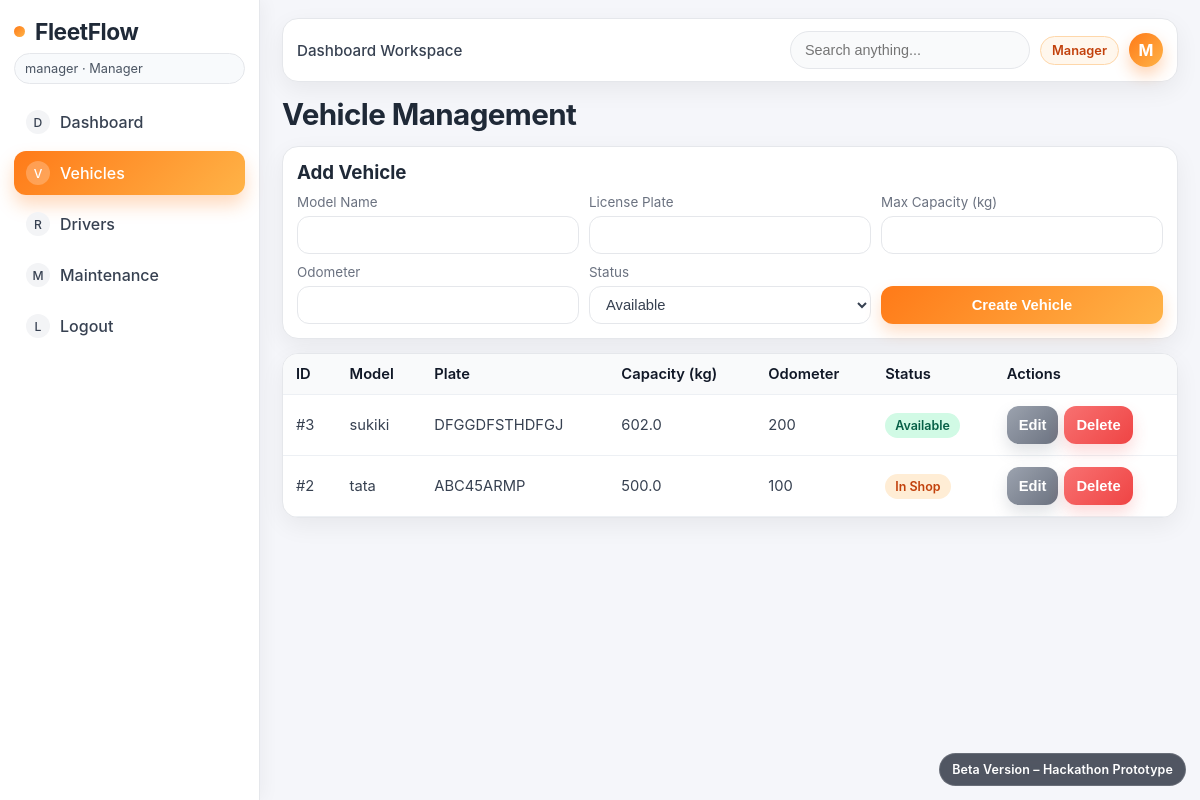
The page /vehicles (signed in) on the database its author committed.
### tables this page shows
CREATE TABLE vehicles (
    id INTEGER PRIMARY KEY AUTOINCREMENT,
    model_name TEXT NOT NULL,
    license_plate TEXT NOT NULL UNIQUE,
    max_capacity_kg REAL NOT NULL CHECK (max_capacity_kg > 0),
    odometer INTEGER NOT NULL CHECK (odometer >= 0),
    status TEXT NOT NULL CHECK (status IN ('Available', 'On Trip', 'In Shop'))
);

### app.py (the view, shortened to what this page needs)
@app.route("/vehicles", methods=["GET", "POST"])
@roles_required("Manager")
def vehicles():
    with get_db_connection() as conn:
        rows = conn.execute(
            "SELECT * FROM vehicles ORDER BY id DESC"
        ).fetchall()
    return render_template("vehicles.html", vehicles=rows)

### app.py (called while the page is built)
def get_db_connection():
    conn = sqlite3.connect(DATABASE)
    conn.row_factory = sqlite3.Row
    conn.execute("PRAGMA foreign_keys = ON")
    return conn

def roles_required(*allowed_roles):
    def decorator(view_func):
        @wraps(view_func)
        def wrapped(*args, **kwargs):
            if "user_id" not in session:
                return redirect(url_for("login"))
            if session.get("role") not in allowed_roles:
                flash("You do not have permission to access this action.", "error")
                return redirect(url_for(get_role_home_endpoint(session.get("role"))))
            return view_func(*args, **kwargs)
        return wrapped
    return decorator

@app.before_request
def load_current_user():
    g.user = None
    user_id = session.get("user_id")
    if not user_id:
        return
    with get_db_connection() as conn:
        g.user = conn.execute("SELECT * FROM users WHERE id = ?", (user_id,)).fetchone()

### templates/vehicles.html (shortened to what this page needs)
{% extends "base.html" %}
{% block content %}
<div class="topbar">
    <h1>Vehicle Management</h1>
</div>
{% if session.get('role') == 'Manager' %}
<div class="form-card">
    <h3>Add Vehicle</h3>
    <form method="post" class="form-grid mt-10">
        <div class="input-group">
            <label>Model Name</label>
            <input type="text" name="model_name" required>
        </div>
        <div class="input-group">
            <label>License Plate</label>
            <input type="text" name="license_plate" required>
        </div>
        <div class="input-group">
            <label>Max Capacity (kg)</label>
            <input type="number" step="0.01" name="max_capacity_kg" required>
        </div>
        <div class="input-group">
            <label>Odometer</label>
            <input type="number" name="odometer" required>
        </div>
        <div class="input-group">
            <label>Status</label>
            <select name="status" required>
                <option>Available</option>
            </select>
        </div>
        <div class="input-group justify-end">
            <label>&nbsp;</label>
            <button type="submit">Create Vehicle</button>
        </div>
    </form>
</div>
{% endif %}
<div class="table-wrap">
    <table>
        <thead>
        <tr>
            <th>ID</th>
            <th>Model</th>
            <th>Plate</th>
            <th>Capacity (kg)</th>
            <th>Odometer</th>
            <th>Status</th>
            {% if session.get('role') == 'Manager' %}<th>Actions</th>{% endif %}
        </tr>
        </thead>
        <tbody>
        {% for vehicle in vehicles %}
            <tr>
                <td>#{{ vehicle.id }}</td>
                <td>{{ vehicle.model_name }}</td>
                <td>{{ vehicle.license_plate }}</td>
                <td>{{ vehicle.max_capacity_kg }}</td>
                <td>{{ vehicle.odometer }}</td>
                <td><span class="badge status-{{ vehicle.status|lower|replace(' ', '-') }}">{{ vehicle.status }}</span></td>
                {% if session.get('role') == 'Manager' %}
                <td>
                    <div class="inline-actions">
                        <a href="{{ url_for('edit_vehicle', vehicle_id=vehicle.id) }}"><button type="button" class="secondary">Edit</button></a>
                        <form method="post" action="{{ url_for('delete_vehicle', vehicle_id=vehicle.id) }}" class="confirm-delete">
                            <button class="danger" type="submit">Delete</button>
                        </form>
                    </div>
                </td>
                {% endif %}
            </tr>
        {% else %}
            <tr><td colspan="7">No vehicles found.</td></tr>
        {% endfor %}
        </tbody>
    </table>
</div>
{% endblock %}

### static/css/style.css (style rules this page uses)
:root { --bg: #f5f6fa; --card-bg: #ffffff; --text: #1f2937; --muted: #6b7280; --accent: #ff7a18; --accent-soft: #ffedd5; --accent-gradient: linear-gradient(135deg, #ff7a18, #ffb347); --soft-border: 1px solid #e5e7eb; --shadow: 0 8px 24px rgba(0, 0, 0, 0.06); --radius: 16px; --sidebar-width: 260px; }
* { box-sizing: border-box; }
body { margin: 0; font-family: "Inter", "Poppins", system-ui, sans-serif; background: var(--bg); color: var(--text); animation: fadeIn 0.35s ease; }
.topbar { display: flex; justify-content: space-between; align-items: center; margin-bottom: 14px; }
h1, h3 { margin: 0; }
h1 { font-size: 1.85rem; letter-spacing: -0.02em; }
.card, .form-card, .table-wrap { background: var(--card-bg); border: var(--soft-border); border-radius: var(--radius); box-shadow: var(--shadow); }
.table-wrap { overflow: auto; }
table { width: 100%; border-collapse: collapse; }
th, td { padding: 11px 13px; text-align: left; border-bottom: 1px solid #edf0f4; color: #374151; font-size: 0.92rem; }
th { background: #f9fafb; color: #111827; font-weight: 600; }
.form-card { padding: 14px; margin-bottom: 14px; }
.form-grid { display: grid; grid-template-columns: repeat(3, minmax(130px, 1fr)); gap: 10px; }
.input-group { display: flex; flex-direction: column; gap: 6px; }
label { color: var(--muted); font-size: 0.84rem; }
input, select, textarea, button { min-height: 38px; border-radius: 12px; border: var(--soft-border); padding: 9px 12px; font-size: 0.92rem; }
input, select, textarea { background: #ffffff; color: #374151; }
button { border: none; cursor: pointer; font-weight: 600; background: var(--accent-gradient); color: #ffffff; transition: transform 0.16s ease, box-shadow 0.16s ease; box-shadow: 0 8px 16px rgba(255, 122, 24, 0.24); }
button.secondary { background: linear-gradient(135deg, #9ca3af, #6b7280); box-shadow: 0 8px 16px rgba(107, 114, 128, 0.2); }
button.danger { background: linear-gradient(135deg, #f87171, #ef4444); box-shadow: 0 8px 16px rgba(239, 68, 68, 0.2); }
.badge { display: inline-block; padding: 5px 10px; border-radius: 999px; font-size: 0.78rem; font-weight: 600; }
.status-available, .status-high-safety-score { background: #d1fae5; color: #065f46; }
.status-in-shop { background: #ffedd5; color: #c2410c; }
.inline-actions { display: flex; flex-wrap: wrap; align-items: center; gap: 6px; }
.inline-actions form { display: flex; align-items: center; gap: 6px; }
.mt-10 { margin-top: 10px; }
.justify-end { justify-content: flex-end; }

### rows shown on the page
vehicles: id "3", model_name "sukiki", license_plate "DFGGDFSTHDFGJ", max_capacity_kg "602.0", odometer "200", status "Available"
vehicles: id "2", model_name "tata", license_plate "ABC45ARMP", max_capacity_kg "500.0", odometer "100", status "In Shop"

### other values the page prints
{{ session.get('username') }} "manager"
{{ session.get('role') }} "Manager"
{{ uname[0]|upper }} "M"
